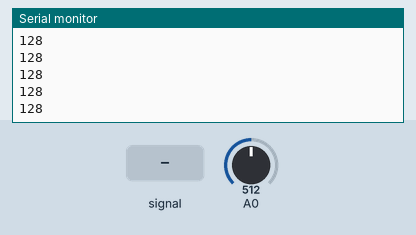
Bench run of a sketch on a simulated Arduino Uno, built with avr-gcc and run on an emulated ATmega328P. Shown: the last lines printed to the serial monitor. Inputs (shaded band) come from the test bench; at power-on: A0 = 512.

Above: at 1.2 s.
1.3 s: A0 fed a 200 Hz sine of ±81 counts around its level
At 2.0 s:
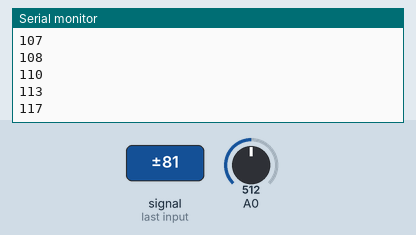
2.8 s: A0 set to 716
At 3.4 s:
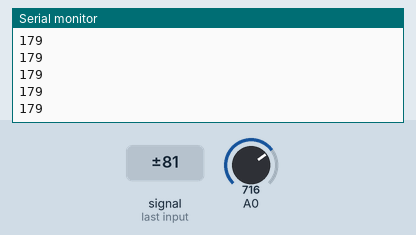
4.3 s: A0 fed a 1000 Hz sine of ±255 counts around its level
At 5.3 s:
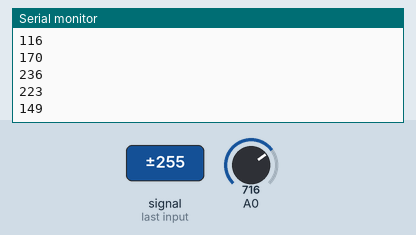
5.8 s: A0 set to 900
At 6.4 s:
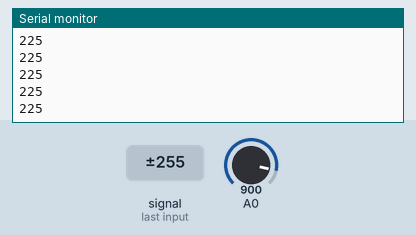
Timing chart, 0 to 8.3 s (numbered marks = the images above; inputs shaded):
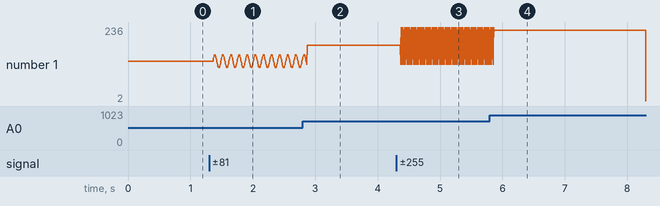

The sketch:

TestFreeADC.ino
```cpp
void setup() {
  Serial.begin(9600);
  cli();//disable interrupt

  //set up continuous sampling of A0
  //clear ADCSRA and ADCSRB registers
  ADCSRA = 0;
  ADCSRB = 0;

  ADMUX |= (1 << REFS0);//set reference voltage
  ADMUX |= (1 << ADLAR); //left align the ADC value- so we can read
  //highest value from ADCH registers only

  ADCSRA |= (1 << ADPS2) | (1 << ADPS0); //set ADC clock with 32 prescaler-
  //16mHz/32=500kHz
  ADCSRA |= (1 << ADATE); //enable trigger
  ADCSRA |= (1 << ADIE); //enable interrupts when measurement complete
  ADCSRA |= (1 << ADEN); //enable ADC
  ADCSRA |= (1 << ADSC); //start ADC measurements

  sei();//enable interruptsx

}

ISR(ADC_vect) {
  int inputPin = ADCH;
  Serial.println(inputPin);
}

void loop() {
  // put your main code here, to run repeatedly:

}
```

Measured:
- after the input at 1.3 s, the serial monitor: prints a new line after 0.07 s (image 1)
- after the input at 2.8 s, the serial monitor: prints a new line after 0.07 s (image 2)
- after the input at 4.3 s, the serial monitor: prints a new line after 0.07 s (image 3)
- after the input at 5.8 s, the serial monitor: prints a new line after 0.07 s (image 4)
- plotted number 1: 128 → 137 after the input at 1.3 s, 137 → 179 after the input at 2.8 s, 116 → 2 after the input at 5.8 s
